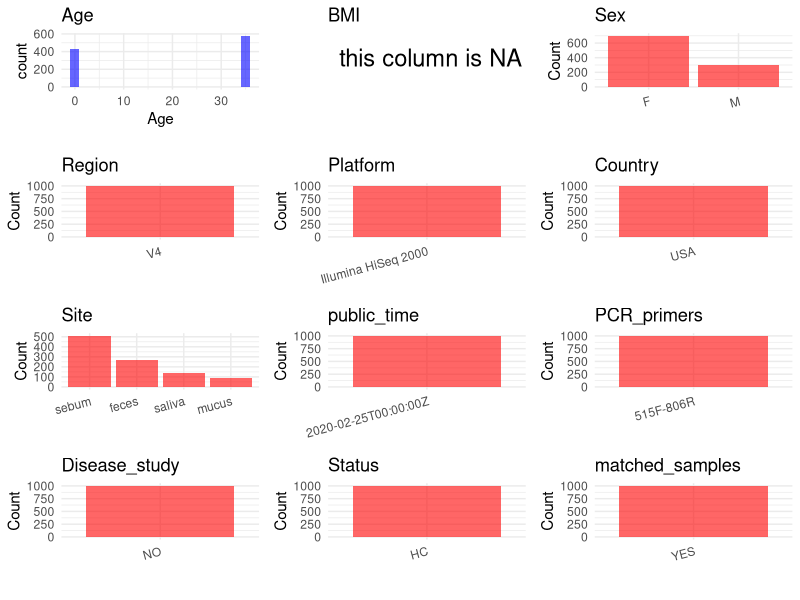

Recreate this plot in R. (Note: this script raises an error after producing the figure.)
## ---- chunk 1
# Load necessary libraries
library(dplyr)
library(ggplot2)
library(cowplot)

# Set working directory (update this path to your local directory)
setwd("D:/oral_project/PRJEB36860")

# Read the initial metadata files
initial_meta<-read.csv("SraRunTable.csv",header = T)

# Combine the two metadata files
#meta <- rbind(initial_meta, initial_meta1)

#Remove entries non-oral samples
#initial_meta <- subset(initial_meta,isolate %in% c("saliva","tongue coat"))

# Check the number of samples containing "HT" in Sample.Name (e.g., healthy controls)
#nrow(subset(meta, grepl("HT", Sample.Name)))

# Display the first few rows of the metadata
head(initial_meta)
## ---- chunk 2
# Create a uniform metadata dataframe
metadata <- data.frame(
  BioProject = initial_meta$BioProject,
  Run = initial_meta$Run,
  sample_name = initial_meta$host_subject_id,
  Age = initial_meta$age_in_years,
  BMI = NA,
  Sex = initial_meta$sex,
  Region = initial_meta$target_subfragment..exp.,
  Platform = initial_meta$Instrument,
  Country = initial_meta$geo_loc_name_country,
  Site = initial_meta$env_material,
  public_time = initial_meta$ReleaseDate,
  stringsAsFactors = FALSE
)
## ---- chunk 3
metadata <- metadata %>%
  mutate(Sex = recode(Sex, "female" = "F", "male" = "M"))
## ---- chunk 4
# Add information obtained from the publication
metadata$PCR_primers <- "515F-806R"
metadata$title <- "Naturalization of the microbiota developmental trajectory of Cesarean-born neonates after vaginal seeding"
metadata$Disease_study <- "NO"
# Assign disease status based on sample_name patterns
metadata$Status <- "HC"

#get subjects id with Saliva available
keep_subjects <- subset(metadata, Site %in% c("saliva", "mucus"))
#remove subjects without Saliva samples
metadata<-subset(metadata,sample_name %in% keep_subjects$sample_name)
#get subjects sampling counts
sample_counts <- table(metadata$sample_name)
# Create matched_samples column, any subjects have >=2 samples will be label "YES", otherwise "NO"
metadata$matched_samples <- ifelse(metadata$sample_name %in% names(sample_counts[sample_counts >= 2]), "YES", "NO")
## ---- chunk 5
# Check the number of unique runs and sample names
print(paste("Number of unique runs:", length(unique(metadata$Run))))
print(paste("Number of unique sample names:", length(unique(metadata$sample_name))))
## ---- chunk 6
# Select columns for visualization
plot_data <- metadata %>%
  select(-BioProject, -Run, -sample_name, -title)

# Function to create simple plots for each column
create_simple_plots <- function(data) {
  plots <- list()
  
  for (col in colnames(data)) {
    # Check if the column is all NA
    if (all(is.na(data[[col]]))) {
      # Create an empty plot with text indicating all NA
      p <- ggplot() +
        annotate("text", x = 0.5, y = 0.5, label = "this column is NA", size = 6) +
        labs(title = col) +
        theme_void()
    } else if (is.numeric(data[[col]])) {
      # Numeric variable: histogram
      p <- ggplot(data, aes(x = .data[[col]])) +
        geom_histogram(fill = "blue", alpha = 0.6, bins = 20, na.rm = TRUE) +
        labs(title = col) +
        theme_minimal()
    } else {
      # Categorical variable: bar plot (remove NA values)
      count_data <- as.data.frame(table(data[[col]], useNA = "ifany"))
      p <- ggplot(count_data, aes(x = reorder(Var1, -Freq), y = Freq)) +
        geom_col(fill = "red", alpha = 0.6) +
        labs(title = col, x = NULL, y = "Count") +
        theme_minimal() +
        theme(axis.text.x = element_text(angle = 15, hjust = 1))
    }
    plots[[col]] <- p
  }
  
  return(plots)
}

# Generate and arrange plots
plots <- create_simple_plots(plot_data)
p<-plot_grid(plots$Age, 
          plots$BMI, 
          plots$Sex, 
          plots$Region, 
          plots$Platform, 
          plots$Country, 
          plots$Site,
          plots$public_time, 
          plots$PCR_primers,
          plots$Disease_study,
          plots$Status,
          plots$matched_samples,# add 
          ncol = 3, align = "hv", axis = "lb")
ggsave("Metadata_Summary.png", plot = p, width = 8, height = 6, dpi = 150)
## ---- chunk 7
knitr::include_graphics("Metadata_Summary.png")
## ---- chunk 8
# Reorder columns to match the desired format
metadata <- metadata[, c(
  "BioProject", "Run", "sample_name", "Age", "BMI", "Sex", 
  "Region", "Platform", "Country", "Site", "public_time", 
  "PCR_primers", "title", "Disease_study", "Status","matched_samples"
)]

# Export the uniform metadata to a CSV file
write.csv(metadata, file = "metadata.csv", quote = FALSE)
head(metadata)
